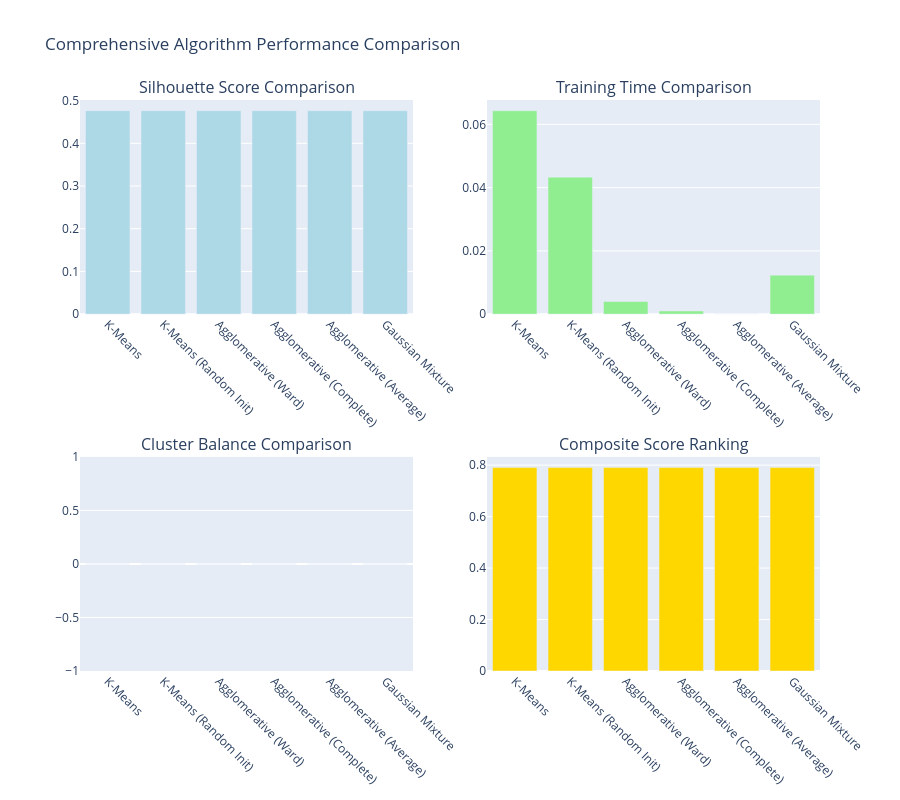

This figure's notebook cell:
### Code cell
# 🔬 ADVANCED ALGORITHM COMPARISON & CROSS-VALIDATION
print("="*80)
print("🧪 COMPREHENSIVE ALGORITHM TRAINING & PERFORMANCE COMPARISON")
print("="*80)

# Ensure all necessary imports
from sklearn.cluster import AgglomerativeClustering
from sklearn.mixture import GaussianMixture
from sklearn.metrics import silhouette_score, silhouette_samples
import time
import numpy as np

def comprehensive_algorithm_comparison(X_scaled, optimal_k, verbose=True):
    """
    Train and compare multiple clustering algorithms with comprehensive metrics
    """
    
    algorithms = {
        'K-Means': KMeans(n_clusters=optimal_k, init='k-means++', n_init=10, random_state=42),
        'K-Means (Random Init)': KMeans(n_clusters=optimal_k, init='random', n_init=10, random_state=42),
        'Agglomerative (Ward)': AgglomerativeClustering(n_clusters=optimal_k, linkage='ward'),
        'Agglomerative (Complete)': AgglomerativeClustering(n_clusters=optimal_k, linkage='complete'),
        'Agglomerative (Average)': AgglomerativeClustering(n_clusters=optimal_k, linkage='average'),
        'Gaussian Mixture': GaussianMixture(n_components=optimal_k, random_state=42)
    }
    
    results = {}
    
    if verbose:
        print(f"\n🎯 TRAINING {len(algorithms)} DIFFERENT ALGORITHMS:")
        print(f"   • Target Clusters: {optimal_k}")
        print(f"   • Dataset Size: {X_scaled.shape}")
        print(f"   • Evaluation Metrics: Silhouette, Calinski-Harabasz, Davies-Bouldin")
    
    for alg_name, algorithm in algorithms.items():
        if verbose:
            print(f"\n🔄 Training {alg_name}...")
        
        start_time = time.time()
        
        try:
            # Fit the algorithm
            if hasattr(algorithm, 'fit_predict'):
                labels = algorithm.fit_predict(X_scaled)
            else:
                algorithm.fit(X_scaled)
                if hasattr(algorithm, 'labels_'):
                    labels = algorithm.labels_
                else:
                    labels = algorithm.predict(X_scaled)
            
            training_time = time.time() - start_time
            
            # Calculate metrics
            silhouette_avg = silhouette_score(X_scaled, labels)
            calinski_harabasz = calinski_harabasz_score(X_scaled, labels)
            davies_bouldin = davies_bouldin_score(X_scaled, labels)
            
            # Additional metrics
            unique_labels, counts = np.unique(labels, return_counts=True)
            cluster_balance = np.std(counts) / np.mean(counts) if np.mean(counts) > 0 else 0  # Coefficient of variation
            cluster_sizes = list(counts)
            
            # Silhouette per cluster
            silhouette_samples_scores = silhouette_samples(X_scaled, labels)
            cluster_silhouette_means = []
            for cluster_id in unique_labels:
                mask = (labels == cluster_id)
                cluster_sil_mean = np.mean(silhouette_samples_scores[mask])
                cluster_silhouette_means.append(cluster_sil_mean)
            
            silhouette_consistency = np.std(cluster_silhouette_means)
            
            # Store results
            results[alg_name] = {
                'algorithm': algorithm,
                'labels': labels,
                'training_time': training_time,
                'silhouette_score': silhouette_avg,
                'calinski_harabasz': calinski_harabasz,
                'davies_bouldin': davies_bouldin,
                'cluster_balance': cluster_balance,
                'cluster_sizes': cluster_sizes,
                'cluster_silhouette_means': cluster_silhouette_means,
                'silhouette_consistency': silhouette_consistency,
                'n_clusters': len(unique_labels)
            }
            
            if verbose:
                print(f"   ✅ {alg_name} Training Complete:")
                print(f"     ⏱️  Time: {training_time:.4f}s")
                print(f"     📊 Silhouette: {silhouette_avg:.4f}")
                print(f"     📈 Calinski-Harabasz: {calinski_harabasz:.2f}")
                print(f"     📉 Davies-Bouldin: {davies_bouldin:.4f}")
                print(f"     ⚖️  Cluster Balance (CV): {cluster_balance:.4f}")
                print(f"     📋 Cluster Sizes: {cluster_sizes}")
                print(f"     🎯 Silhouette Consistency: {silhouette_consistency:.4f}")
                
        except Exception as e:
            if verbose:
                print(f"   ❌ {alg_name} Failed: {str(e)}")
            results[alg_name] = None
    
    # Filter successful results
    successful_results = {k: v for k, v in results.items() if v is not None}
    
    if len(successful_results) == 0:
        print("⚠️ No algorithms completed successfully!")
        return {}, {}, ('None', 0)
    
    if verbose:
        print(f"\n📊 ALGORITHM PERFORMANCE RANKING:")
        
        # Ranking by different metrics
        metrics_rankings = {}
        
        # Silhouette ranking (higher is better)
        sil_sorted = sorted(successful_results.items(), 
                           key=lambda x: x[1]['silhouette_score'], reverse=True)
        metrics_rankings['silhouette'] = sil_sorted
        
        # Calinski-Harabasz ranking (higher is better)
        cal_sorted = sorted(successful_results.items(), 
                           key=lambda x: x[1]['calinski_harabasz'], reverse=True)
        metrics_rankings['calinski_harabasz'] = cal_sorted
        
        # Davies-Bouldin ranking (lower is better)
        dav_sorted = sorted(successful_results.items(), 
                           key=lambda x: x[1]['davies_bouldin'])
        metrics_rankings['davies_bouldin'] = dav_sorted
        
        # Balance ranking (lower is better)
        bal_sorted = sorted(successful_results.items(), 
                           key=lambda x: x[1]['cluster_balance'])
        metrics_rankings['balance'] = bal_sorted
        
        # Speed ranking (lower is better)
        speed_sorted = sorted(successful_results.items(), 
                             key=lambda x: x[1]['training_time'])
        metrics_rankings['speed'] = speed_sorted
        
        # Display rankings
        for metric, ranking in metrics_rankings.items():
            print(f"\n   🏆 {metric.replace('_', ' ').title()} Ranking:")
            for i, (alg_name, result) in enumerate(ranking[:3]):  # Top 3
                if metric == 'silhouette':
                    value = result['silhouette_score']
                elif metric == 'calinski_harabasz':
                    value = result['calinski_harabasz']
                elif metric == 'davies_bouldin':
                    value = result['davies_bouldin']
                elif metric == 'balance':
                    value = result['cluster_balance']
                else:  # speed
                    value = result['training_time']
                print(f"     {i+1}. {alg_name}: {value:.4f}")
        
        # Composite scoring
        print(f"\n🎯 COMPOSITE PERFORMANCE SCORING:")
        composite_scores = {}
        
        for alg_name, result in successful_results.items():
            # Normalize metrics (0-1 scale)
            sil_norm = result['silhouette_score']  # Already 0-1
            
            # Normalize Calinski-Harabasz (min-max scaling)
            cal_values = [r['calinski_harabasz'] for r in successful_results.values()]
            if max(cal_values) > min(cal_values):
                cal_norm = (result['calinski_harabasz'] - min(cal_values)) / (max(cal_values) - min(cal_values))
            else:
                cal_norm = 1.0
            
            # Normalize Davies-Bouldin (inverse and min-max)
            dav_values = [r['davies_bouldin'] for r in successful_results.values()]
            if max(dav_values) > min(dav_values):
                dav_norm = 1 - (result['davies_bouldin'] - min(dav_values)) / (max(dav_values) - min(dav_values))
            else:
                dav_norm = 1.0
            
            # Normalize balance (inverse and min-max)
            bal_values = [r['cluster_balance'] for r in successful_results.values()]
            if max(bal_values) > min(bal_values):
                bal_norm = 1 - (result['cluster_balance'] - min(bal_values)) / (max(bal_values) - min(bal_values))
            else:
                bal_norm = 1.0
            
            # Composite score (weighted average)
            composite = (sil_norm * 0.4 + cal_norm * 0.3 + dav_norm * 0.2 + bal_norm * 0.1)
            composite_scores[alg_name] = composite
            
            print(f"   • {alg_name}: {composite:.4f}")
            print(f"     - Silhouette: {sil_norm:.3f} (weight: 0.4)")
            print(f"     - Calinski-H: {cal_norm:.3f} (weight: 0.3)")
            print(f"     - Davies-B: {dav_norm:.3f} (weight: 0.2)")
            print(f"     - Balance: {bal_norm:.3f} (weight: 0.1)")
        
        # Best algorithm
        if composite_scores:
            best_algorithm = max(composite_scores.items(), key=lambda x: x[1])
            print(f"\n🏆 BEST ALGORITHM: {best_algorithm[0]} (Score: {best_algorithm[1]:.4f})")
        else:
            best_algorithm = ('None', 0)
    
    return successful_results, composite_scores, best_algorithm

# Execute algorithm comparison
print(f"🚀 Starting comprehensive algorithm comparison...")
algorithm_results, composite_scores, best_algorithm = comprehensive_algorithm_comparison(
    X_scaled, optimal_k, verbose=True
)

# Create comparison visualization only if we have results
if algorithm_results:
    # Create comparison visualization
    fig = make_subplots(
        rows=2, cols=2,
        subplot_titles=[
            'Silhouette Score Comparison',
            'Training Time Comparison', 
            'Cluster Balance Comparison',
            'Composite Score Ranking'
        ]
    )

    # Extract data for plotting
    alg_names = list(algorithm_results.keys())
    silhouette_scores = [algorithm_results[name]['silhouette_score'] for name in alg_names]
    training_times = [algorithm_results[name]['training_time'] for name in alg_names]
    balance_scores = [algorithm_results[name]['cluster_balance'] for name in alg_names]
    composite_values = [composite_scores[name] for name in alg_names]

    # Plot 1: Silhouette scores
    fig.add_trace(go.Bar(
        x=alg_names,
        y=silhouette_scores,
        name='Silhouette Score',
        marker_color='lightblue'
    ), row=1, col=1)

    # Plot 2: Training times
    fig.add_trace(go.Bar(
        x=alg_names,
        y=training_times,
        name='Training Time (s)',
        marker_color='lightgreen'
    ), row=1, col=2)

    # Plot 3: Balance scores
    fig.add_trace(go.Bar(
        x=alg_names,
        y=balance_scores,
        name='Cluster Balance',
        marker_color='lightcoral'
    ), row=2, col=1)

    # Plot 4: Composite scores
    fig.add_trace(go.Bar(
        x=alg_names,
        y=composite_values,
        name='Composite Score',
        marker_color='gold'
    ), row=2, col=2)

    fig.update_layout(
        title_text="Comprehensive Algorithm Performance Comparison",
        height=800,
        showlegend=False
    )

    # Rotate x-axis labels for better readability
    fig.update_xaxes(tickangle=45)

    fig.show()

print(f"\n🎉 ALGORITHM COMPARISON COMPLETED!")
if best_algorithm[0] != 'None':
    print(f"📊 Best performing algorithm: {best_algorithm[0]}")
else:
    print(f"⚠️ No algorithms completed successfully")
print(f"="*80)

### Figure 1 — Plotly figure (JSON) as saved in the notebook; plotly's stock layout.template omitted (floating-point values rounded to 4 significant figures)
{"data": [{"marker": {"color": "lightblue"}, "name": "Silhouette Score", "type": "bar", "x": ["K-Means", "K-Means (Random Init)", "Agglomerative (Ward)", "Agglomerative (Complete)", "Agglomerative (Average)", "Gaussian Mixture"], "xaxis": "x", "y": [0.4764, 0.4764, 0.4764, 0.4764, 0.4764, 0.4764], "yaxis": "y"}, {"marker": {"color": "lightgreen"}, "name": "Training Time (s)", "type": "bar", "x": ["K-Means", "K-Means (Random Init)", "Agglomerative (Ward)", "Agglomerative (Complete)", "Agglomerative (Average)", "Gaussian Mixture"], "xaxis": "x2", "y": [0.06432, 0.04332, 0.003997, 0.001002, 0, 0.01232], "yaxis": "y2"}, {"marker": {"color": "lightcoral"}, "name": "Cluster Balance", "type": "bar", "x": ["K-Means", "K-Means (Random Init)", "Agglomerative (Ward)", "Agglomerative (Complete)", "Agglomerative (Average)", "Gaussian Mixture"], "xaxis": "x3", "y": [0, 0, 0, 0, 0, 0], "yaxis": "y3"}, {"marker": {"color": "gold"}, "name": "Composite Score", "type": "bar", "x": ["K-Means", "K-Means (Random Init)", "Agglomerative (Ward)", "Agglomerative (Complete)", "Agglomerative (Average)", "Gaussian Mixture"], "xaxis": "x4", "y": [0.7906, 0.7906, 0.7906, 0.7906, 0.7906, 0.7906], "yaxis": "y4"}], "layout": {"annotations": [{"font": {"size": 16}, "showarrow": false, "text": "Silhouette Score Comparison", "x": 0.225, "xanchor": "center", "xref": "paper", "y": 1, "yanchor": "bottom", "yref": "paper"}, {"font": {"size": 16}, "showarrow": false, "text": "Training Time Comparison", "x": 0.775, "xanchor": "center", "xref": "paper", "y": 1, "yanchor": "bottom", "yref": "paper"}, {"font": {"size": 16}, "showarrow": false, "text": "Cluster Balance Comparison", "x": 0.225, "xanchor": "center", "xref": "paper", "y": 0.375, "yanchor": "bottom", "yref": "paper"}, {"font": {"size": 16}, "showarrow": false, "text": "Composite Score Ranking", "x": 0.775, "xanchor": "center", "xref": "paper", "y": 0.375, "yanchor": "bottom", "yref": "paper"}], "height": 800, "showlegend": false, "title": {"text": "Comprehensive Algorithm Performance Comparison"}, "xaxis": {"anchor": "y", "domain": [0, 0.45], "tickangle": 45}, "xaxis2": {"anchor": "y2", "domain": [0.55, 1], "tickangle": 45}, "xaxis3": {"anchor": "y3", "domain": [0, 0.45], "tickangle": 45}, "xaxis4": {"anchor": "y4", "domain": [0.55, 1], "tickangle": 45}, "yaxis": {"anchor": "x", "domain": [0.625, 1]}, "yaxis2": {"anchor": "x2", "domain": [0.625, 1]}, "yaxis3": {"anchor": "x3", "domain": [0, 0.375]}, "yaxis4": {"anchor": "x4", "domain": [0, 0.375]}}}
